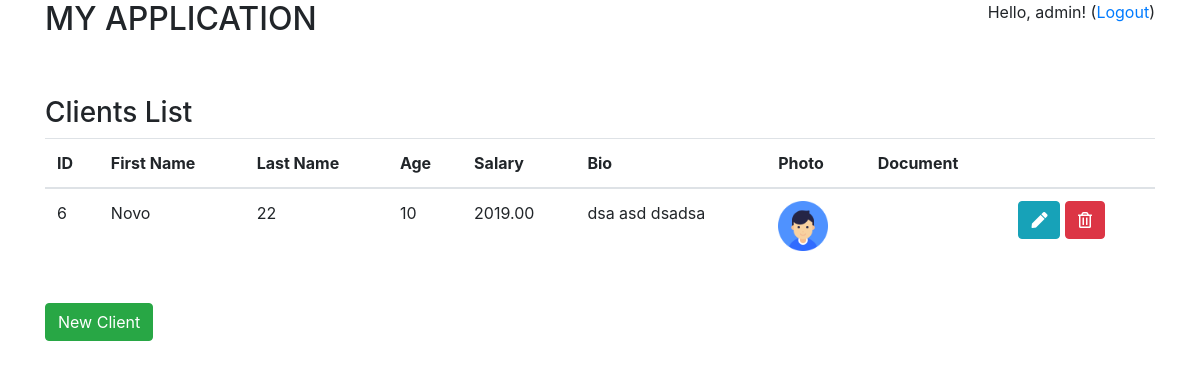
/client/ (signed in), run on an earlier commit of the app's database.
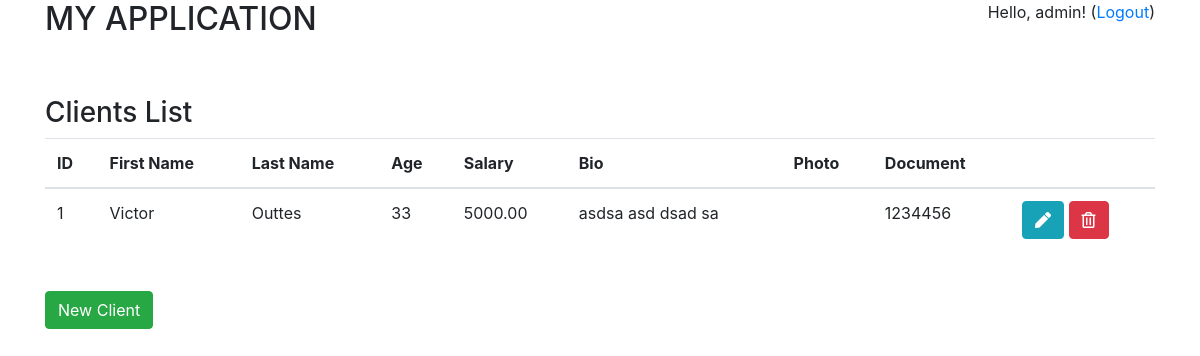
And on a later commit of the database.
### client/models.py (models this page shows, shortened)
class Client(models.Model):
    first_name = models.CharField(max_length=30)
    last_name = models.CharField(max_length=30)
    age = models.IntegerField()
    salary = models.DecimalField(max_digits=7, decimal_places=2)
    bio = models.TextField()
    photo = models.FileField(null=True, blank=True)
    doc = models.OneToOneField(Document, null=True, blank=True, on_delete=models.SET_NULL)

class Document(models.Model):
    num_doc = models.CharField(max_length=50)

### client/views.py (the view)
# urls.py: path('', client_list, name='client_list'),
@login_required
def client_list(request):
    data = {
        'clients': Client.objects.all()
    }
    return render(request, 'client/list.html', data)

### client/templates/client/list.html (shortened to what this page needs)
{% extends 'template.html' %}
{% load static %}
{% block main %}
    <h3>Clients List</h3>
    <table class="table table-hover">
        <thead>
            <th>ID</th>
            <th>First Name</th>
            <th>Last Name</th>
            <th>Age</th>
            <th>Salary</th>
            <th>Bio</th>
            <th>Photo</th>
            <th>Document</th>
            <th></th>
        </thead>
        {% for client in clients %}
            <tr>
                <td>{{client.id}}</td>
                <td>{{client.first_name}}</td>
                <td>{{client.last_name}}</td>
                <td>{{client.age}}</td>
                <td>{{client.salary}}</td>
                <td>{{client.bio}}</td>
                <td>
                    {% if client.photo %}
                        <img src="{{ client.photo.url }}" width="50px">
                    {% endif %}
                </td>
                 <td>{{client.doc.num_doc}}</td>
                <td>
                    <a href="{% url 'client_update' client.id %}" class="btn btn-info"><i class="fas fa-pen"></i></a>
                    <a href="{% url 'client_delete' client.id %}" class="btn btn-danger"><i class="far fa-trash-alt"></i></a>
                </td>
            </tr>
        {% endfor %}
    </table>
    <br>
    <a href="{% url 'client_new' %}" class="btn btn-success">New Client</a>
{% endblock %}

### templates/template.html (shortened to what this page needs)
<!doctype html>
<html lang="en">
<head>
    <link href="https://stackpath.bootstrapcdn.com/bootstrap/4.1.3/css/bootstrap.min.css" rel="stylesheet"
>
    <link rel="stylesheet" href="https://use.fontawesome.com/releases/v5.3.1/css/all.css"
>
</head>
<body>
    <div class="container">
        <div class="row" style="margin-bottom: 50px;">
            <div class="col-8">
                <h2>MY APPLICATION</h2>
            </div>
            <div class="col-4 text-right">
                {% if user.is_authenticated %}
                    <p>Hello, {{ user.username }}! (<a href="{% url 'logout' %}">Logout</a>)</p>
                {% endif %}
            </div>
        </div>
    </div>
    <div class="container">
        {% block main %}{% endblock %}
    </div>
</body>
</html>

What changed in the data, as far as the page shows it:
removed Client: id "6", first_name "Novo", last_name "22", age "10", salary "2019.00", bio "dsa asd dsadsa", photo (picture)
added Client: id "1", first_name "Victor", last_name "Outtes", age "33", salary "5000.00", bio "asdsa asd dsad sa", doc.num_doc "1234456"
